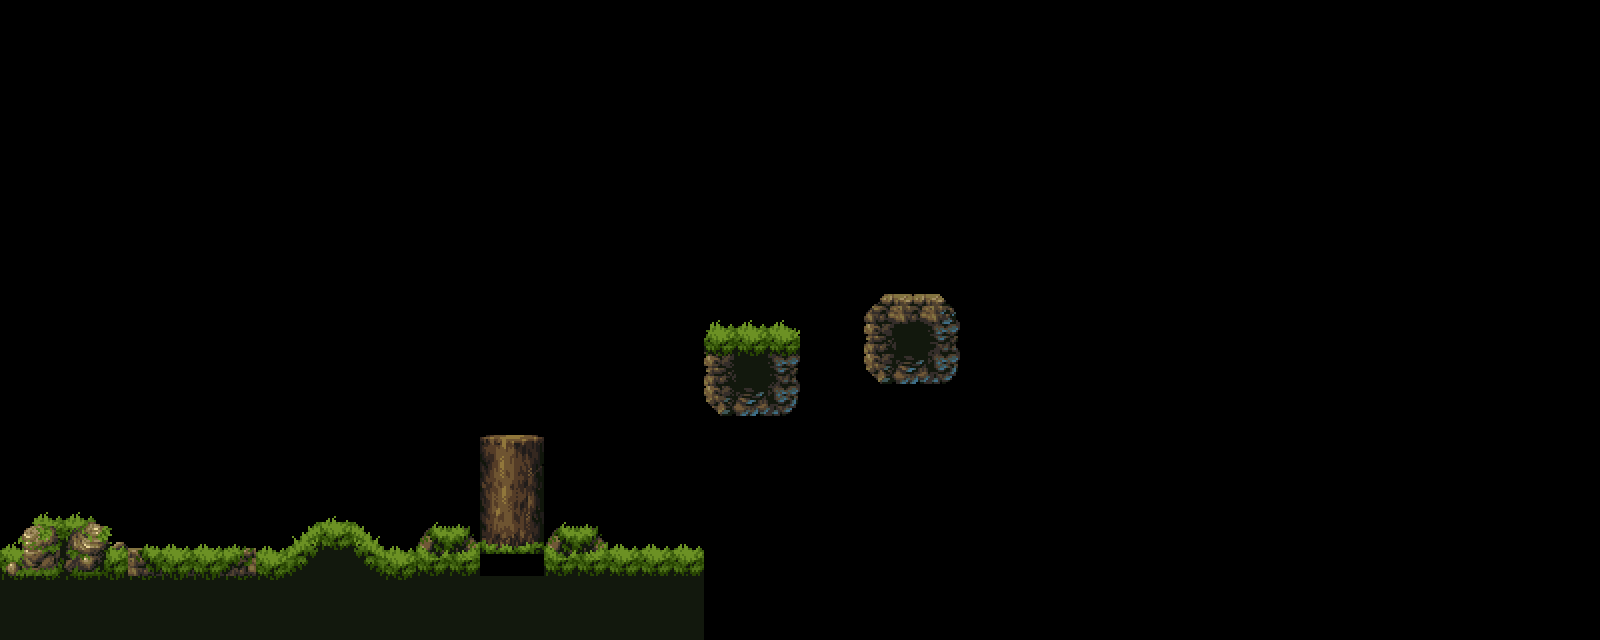

Tiled map render using the project's own tile images. Description and the map definition, with tile-layer contents summarised, below:
An orthogonal 50x20 tile map with 32x32 px tiles, 1 tile layer (Capa de Patrones 1) and 1 object.

<map version="1.0" orientation="orthogonal" renderorder="right-down" width="50" height="20" tilewidth="32" tileheight="32" nextobjectid="1">
 <tileset firstgid="1" name="Cave" tilewidth="32" tileheight="32" tilecount="625" columns="25">
  <image source="Assets.png" width="800" height="800" />
  <tile id="152">
   <objectgroup draworder="index">
    <object id="1" x="-6" y="-1" width="35" height="60" />
   </objectgroup>
  </tile>
 </tileset>
 <layer name="Capa de Patrones 1" width="50" height="20">
  <data>[1000 cells, 467 non-empty, 61 distinct tile ids]</data>
 </layer>
</map>
